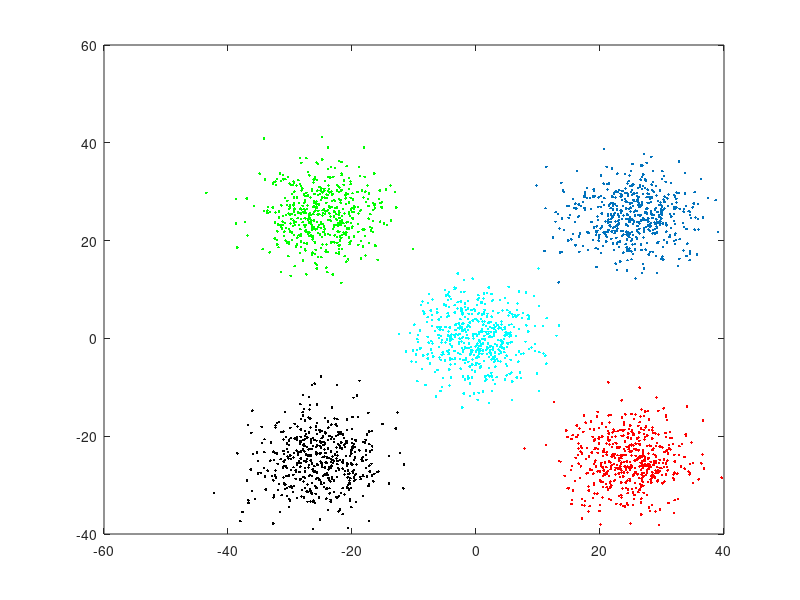

Here is the MATLAB script that generated this plot: (Note: this script raises an error after producing the figure.)
N=1000;

D=2;
T=100;
%X = rand(N,D);
% ground truth 
%GT = zeros(N,1);
%GT(find(X(:,1)<0.5 & X(:,2)<0.5))= 1;
%GT(find(X(:,1)>=0.5 & X(:,2)<0.5)) = 2;
%GT(find(X(:,1)<0.5 & X(:,2)>=0.5)) = 3;
%GT(find(X(:,1)>=0.5 & X(:,2)>=0.5)) = 4;

a = 5*[randn(500,1)+5, randn(500,1)+5];
b = 5*[randn(500,1)+5, randn(500,1)-5];
c = 5*[randn(500,1)-5, randn(500,1)+5];
d = 5*[randn(500,1)-5, randn(500,1)-5];
e = 5*[randn(500,1), randn(500,1)];
X = [a;b;c;d;e];
N=size(X,1);
GT = zeros(N,1);
GT(1:500)=1;
GT(501:1000)=2;
GT(1001:1500)=3;
GT(1501:2000)=4;
GT(2001:2500)=5;

% randomize X first?
Y = [X GT];
newdata = Y(randperm(size(Y,1)),:)
X = newdata(:,1:2);
GT = newdata(:,3);

plot(a(:,1),a(:,2),'.');hold on;
plot(b(:,1),b(:,2),'r.'); 
plot(c(:,1),c(:,2),'g.'); 
plot(d(:,1),d(:,2),'k.');
plot(e(:,1),e(:,2),'c.');

% construct con_must and con_cannot 
n_constraints = 100;
done=0;
con_must = zeros(N,N);
con_cannot = zeros(N,N);
added_constraints=0;
while(~done)
	i = randi(N);
	j = randi(N);
	if (i==j)
		continue
	end
	if GT(i) == GT(j)
		con_must(i,j)=1;
		con_must(j,i)=1;
	end
	if GT(i) ~= GT(j)
		con_cannot(i,j)=1;
		con_cannot(j,i)=1;
	end
	added_constraints = added_constraints +1;
	if added_constraints  >= n_constraints
		done = 1; 
	end
end

% add constraints for face
X = load('face_feature.txt');
N = size(X,1);
con_cannot = zeros(N,N);
con_must=zeros(N,N);
face_cannot = load('face_cannot.txt');
n_constraints = length(face_cannot)
for k=1:n_constraints
	i = face_cannot(k,1)+1;
	j = face_cannot(k,2)+1;
	con_cannot(i,j)=1;
	con_cannot(j,i)=1;
end
face_GT = load('face_GT.txt');
GT = face_GT(:,2)
K=12;
iters=100;


%############################

% add constraints for location
X = load('location_feature.txt');
N = size(X,1);
con_cannot = zeros(N,N);
con_must=zeros(N,N);
location_must = load('location_must.txt');
n_constraints = length(location_must)
for k=1:n_constraints
	i = location_must(k,1)+1;
	j = location_must(k,2)+1;
	con_must(i,j)=1;
	con_must(j,i)=1;
end
location_GT = load('location_GT.txt');
GT = location_GT(:,2)
K=11;
iters=100;

%################## kmeans constrained ####################
tic
[A, M, E] = kmeans_constrained(K,X,con_must, con_cannot,iters);
toc

% compute rand index
a=0;
b=0;
for i=1:N
	for j=1:N
		if i==j
			continue;
		end
		if GT(i)==GT(j) && A(i)==A(j)
			a = a+1;
		end
		if GT(i)~=GT(j) && A(i) ~=A(j)
			b = b+1;
		end
	end
end
allpairs = N*(N-1);
randindex = (a+b)/allpairs

 